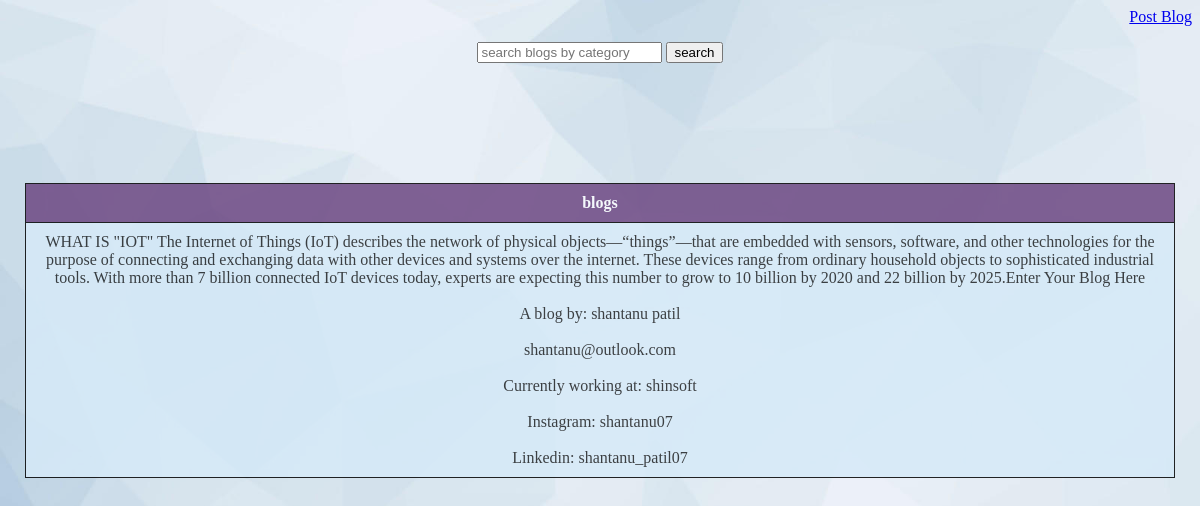
The app's page /home.php with its own data.
### tables this page shows
CREATE TABLE `tiao` (
  `name` char(20) NOT NULL,
  `phone` bigint(20) NOT NULL,
  `email` varchar(50) NOT NULL,
  `working` varchar(15) NOT NULL,
  `linkedin` varchar(20) DEFAULT NULL,
  `instagram` varchar(10) DEFAULT NULL,
  `blog` text NOT NULL,
  `category` char(15) NOT NULL
);

### home.php (the view, shortened to what this page needs)
<html>
	<head>
</head>
<body>
<table style="border=:1px solid black;margin-left:auto;margin-right:auto">
<tr>
<th>blogs</th>
</tr>
	<body style="background:url(1.jpg);background-repeat:no-repeat;background-size:100% 100%">
		<p style="text-align:right;"> <a href="dashboard.php">Post Blog</a></p>
		<form method="post">
            <center><input type="text" name="category" placeholder="search blogs by category">
            <input type="submit" name="search" color="blue" value="search"></a></center>
		    </form>
<?php
	require 'connection.php';
	$query="select*from tiao";
	$result=mysqli_query($conn,$query);
	$count=mysqli_num_rows($result);
	if($count>0)
		{
			while($count=$result->fetch_assoc())
			{
				echo("<tr><td>".$count['blog']);
				echo nl2br("\n\n");
				echo("A blog by: ");
				echo($count['name']);
				echo nl2br("\n\n");
				echo($count['email']);
				echo nl2br("\n\n");
				echo("Currently working at: ");
				echo($count['working']);
				echo nl2br("\n\n");
				echo("Instagram: ");
				echo($count['instagram']);
				echo nl2br("\n\n");
				echo("Linkedin: ");
				echo($count['linkedin']."</td></tr>");
	}
}
?>
</table>
</body>
</html>

### home.php (style rules this page uses)
table { width: 80%; }
table, th, td { border: 1px solid black; border-collapse: collapse; opacity: 0.85; width: 1150px; height: 30px; margin: 120px; padding: 60px; }
th, td { padding: 10px; text-align: center; }
th { background-color: #5B2C6F; color: white; }
tr:nth-child(odd) { background-color:#D6EAF8; }
td { background-color: #; }

### records on screen
tiao: blog "WHAT IS \"IOT\" The Internet of Things (IoT) describes the network of physical objects—“things”—that are embedded with sensors, software, and other technologies for the purpose of connecting and exchanging data with other devices and systems over the internet. These devices range from ordinary household objects to sophisticated industrial tools. With more than 7 billion connected IoT devices today, experts are expecting this number to grow to 10 billion by 2020 and 22 billion by 2025.Enter Your Blog Here", name "shantanu patil", email "shantanu@outlook.com", working "shinsoft", instagram "shantanu07", linkedin "shantanu_patil07"
